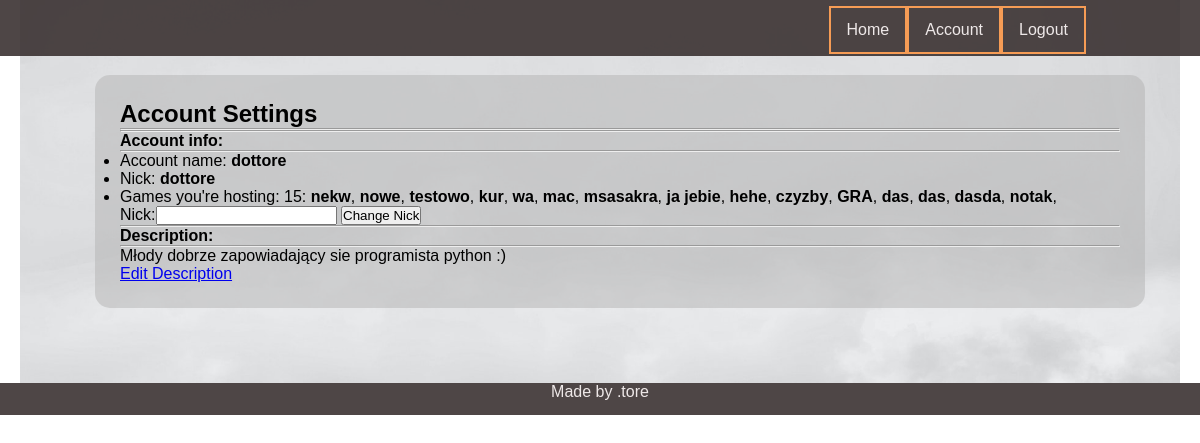
The page /player/account/dottore=pusty (signed in) on the database as committed earlier.
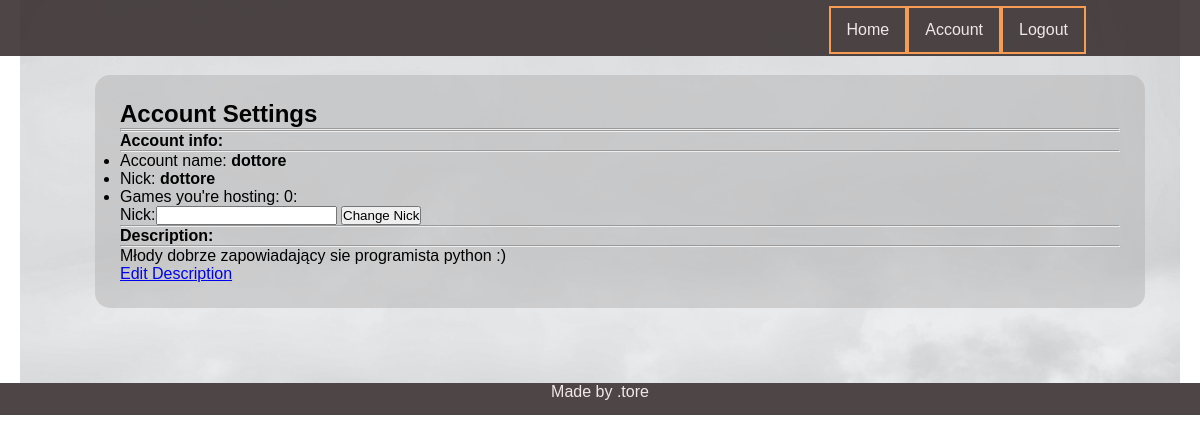
The same page on the database as committed later.
### player/models.py (models this page shows, shortened)
class Player(models.Model):
    name = models.ForeignKey(User,on_delete=models.CASCADE,related_name='player_name')
    parent= models.CharField(max_length = 10)
    nick = models.CharField(max_length=10 )
    in_game= models.BooleanField(default = False)
    money = models.IntegerField(default=150)
    position = models.IntegerField(default=0)
    tossed_dice= models.BooleanField(default=False)
    description = models.TextField(max_length = 300, null = True)
    def __str__(self):
        return self.nick

### game/models.py (models this page shows, shortened)
class Game(models.Model):
    name = models.CharField(max_length=150)
    host = models.CharField(max_length=10)
    config = models.ForeignKey(Config, on_delete=models.CASCADE, related_name='game_config', blank=True,
                                       null=True)
    is_played = models.BooleanField(default=False)
    max_players = models.IntegerField(default=4)
    who_is_ready = models.ManyToManyField(Player, related_name="guys_ready", blank=True)
    who_is_playing = models.ManyToManyField(Player, related_name="guys_playing", blank=True)
    turn = models.IntegerField(default=1)
    turn_of_player = models.ForeignKey(Player, on_delete=models.CASCADE, related_name='czyja_tura', blank=True,
                                       null=True)

### player/views.py (the view)
# urls.py: path('account/<str:acc>=<str:notif>', account, name="player_account"),
@login_required
def account(request, acc, notif):
    usr =request.user
    player = Player.objects.get(parent=usr.username)
    form = ChangeNick
    hs = Game.objects.filter(host=player.nick)
    hs_nr = hs.count()
    noti = Notification.objects.get(name=notif)
    desc = player.description
    args = {'player':player,'form':form, 'games':hs, 'games_nr':hs_nr,'notification':noti.note, 'description':desc}
    return render(request, 'player/player_account.html', args)

### templates/player/player_account.html (shortened to what this page needs)
{% extends 'base.html' %}
{% block content %}
<h1>Account Settings</h1>
<hr>
<hr>
<div class = 'jumbotron'>
    <h4>Account info:</h4>
    <hr>
    <ul>
        <li>Account name:<strong> {{user.username}}</strong></li>
        <li>Nick: <strong>{{player}}</strong></li>
        <li>
            Games you're hosting: {{games_nr}}: {% for g in games %}
            <strong>{{g.name}}</strong>,
            {% endfor %}
        </li>
        <form method ="POST" action = '{% url 'change_nick' %}'>
{{form}}
    <button type = 'submit' name="create" value = 'ok'>Change Nick</button>
       </form>
    </ul>
    <hr>
    <h4> Description:</h4>
    <hr>
    <p>
        {{description}}
    </p>
    <a href='{% url "edit_description" user.username%}'>Edit Description</a>
</div>
</div>
{% endblock %}

### templates/base.html (shortened to what this page needs)
{% load static %}
<!doctype html>
<html class="no-js" lang="en-en">
    <head>
        <link rel="stylesheet" href="{% static 'css/main.css' %}">
</head>
<body>
   <nav class="navbar">
        <ul class ='navbar-list'>
            <li><a class="navbar-item" href="/">Home</a></li>
                {% if user.is_authenticated %}
            <li><a class="navbar-item" href="{% url 'player_account' user.username "pusty"%}">Account</a></li>
            <li><a class="navbar-item" href="{% url 'player_logout' %}">Logout</a></li>
                {% else %}
            <li><a class="navbar-item" href="{% url 'player_login' %}"> Login </a> </li>
                {% endif %}
        </ul>
    </nav>
        <div class ="bg">
            <section class='s_main'>
                <div class="content-container">
                    {% block content %}
                    {% endblock %}
                 </div>
    <footer>
        Made by .tore
    </footer>
</body>
</html>

### static/css/main.css (style rules this page uses)
* { padding: 0; margin: 0; box-sizing: border-box; }
body { font-family: "Noto Sans JP", sans-serif; }
:root { --main-bg-color: hsla(0, 0%, 70%, 50%); --main-bars-color: rgba(59, 50, 50, 0.9); --main-color-alpha: rgba(39, 26, 26, 0.3); --main-gold-border: #f69c55; --font-color: rgb(238, 232, 232); }
.navbar { position: absolute; height: 7vh; width: 100%; background-color: var(--main-bars-color); color: var(--font-color); z-index: 100; }
.navbar-list { position: absolute; display: flex; list-style: none; right: 10vw; height: 6vh; }
.navbar-item { display: flex; justify-content: center; align-items: center; height: 100%; width: 100%; border: 2px solid var(--main-gold-border); color: var(--font-color); text-decoration: none; margin: 6px; padding: 10px; font-weight: 400; z-index: 10; cursor: pointer; }
.s_main { position: relative; width: 100vw; padding: 50px; }
.bg { height: 100%; background: url(city_bg.jpg); background-size: cover; margin: 0 20px; }
.content-container { margin: 25px; padding: 25px; background-color: var(--main-bg-color); border-radius: 15px; }
footer { position: absolute; height: 4vh; width: 100vw; color: var(--font-color); background-color: var(--main-bars-color); text-align: center; }

Rows that differ between the two databases and show on the page:
removed Game: name "nekw"
removed Game: name "nowe"
removed Game: name "testowo"
removed Game: name "kur"
removed Game: name "wa"
removed Game: name "mac"
removed Game: name "msasakra"
removed Game: name "ja jebie"
removed Game: name "hehe"
removed Game: name "czyzby"
removed Game: name "GRA"
removed Game: name "das"
removed Game: name "das"
removed Game: name "dasda"
removed Game: name "notak"
Other text that changed with them:
{{ games_nr }}: "15" → "0"
